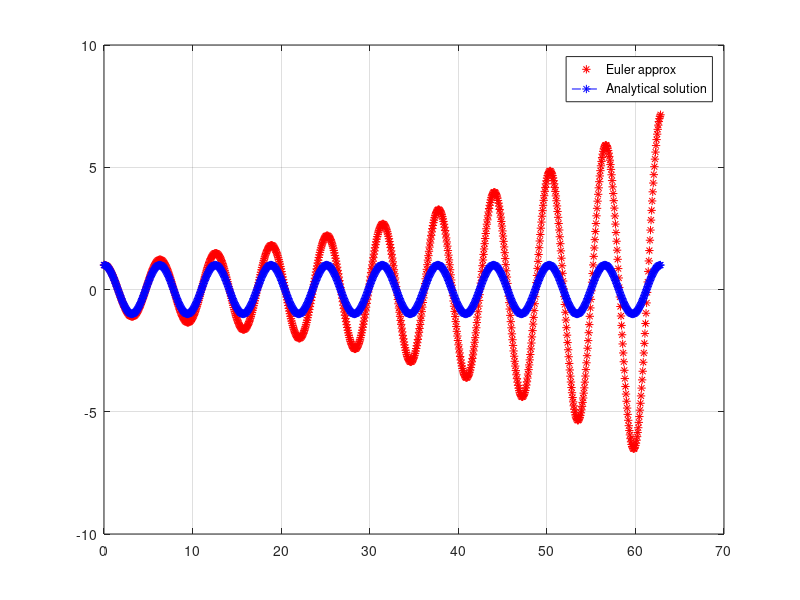

Write MATLAB code to recreate this figure.
clear all;
close all;
clf; 
%Eurler method for wave eq solution.
w=1;
N=1000;
tfinal=2*pi/w*10;
t=zeros(1,N+1);
x=zeros(1,N+1);
v=zeros(1,N+1);
tau=tfinal/N;
t(1)=0;
x(1)=1;
v(1)=0;

%Count
for n=1:N
  t(n+1)=n*tau;
  x(n+1)=x(n)+v(n)*tau;
  v(n+1)=v(n)-w^2*x(n)*tau;
end

plot(t,x,'*r',t,cos(w*t),'--*b')
grid on;
legend('Euler approx','Analytical solution');
